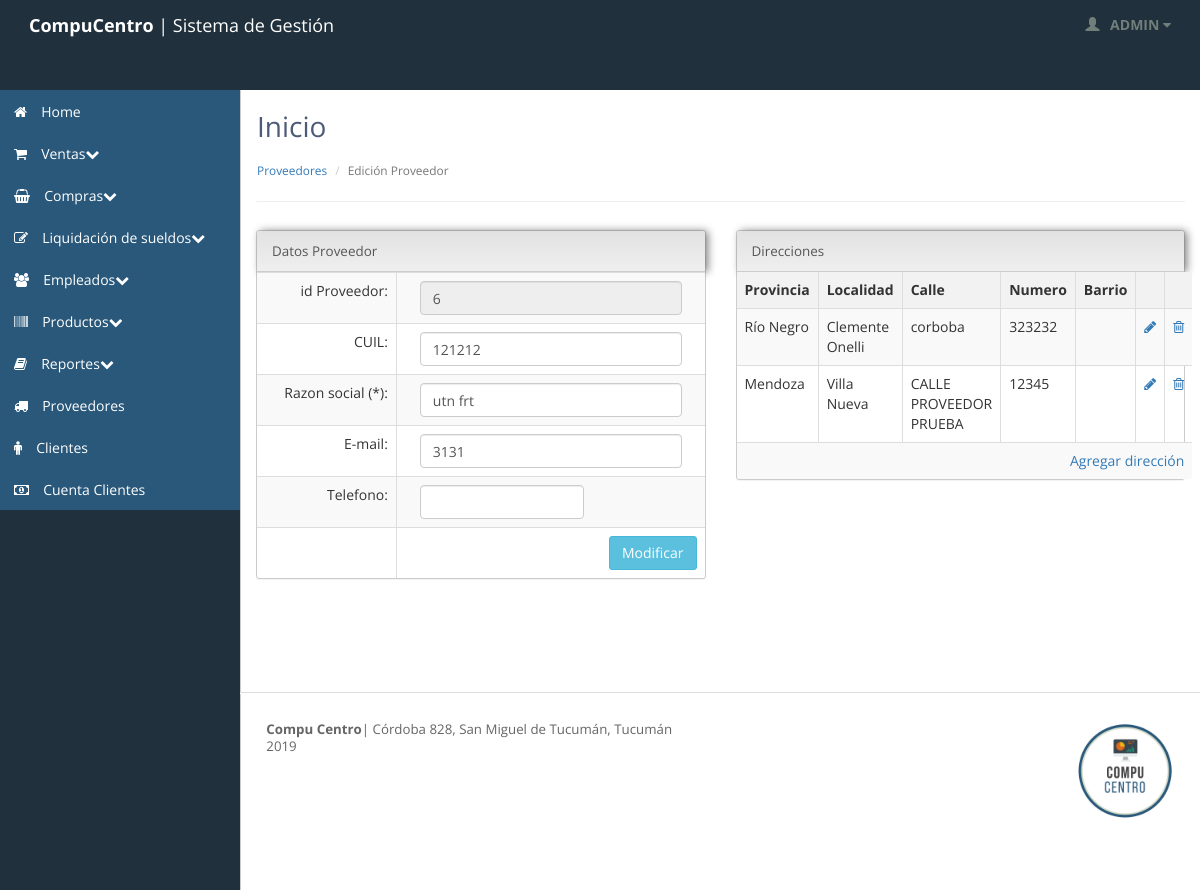
Screenshot of /proveedor_edicion.php?idproveedor=6 (signed in) with the database file from the repository.
### tables this page shows
CREATE TABLE `proveedor` (
  `idproveedor` int(11) NOT NULL,
  `razonsocialproveedor` varchar(45) NOT NULL,
  `cuilproveedor` varchar(45) NOT NULL,
  `mailproveedor` varchar(45) DEFAULT NULL,
  `telefonoproveedor` varchar(45) DEFAULT NULL,
  `direccion_iddireccion` int(11) NOT NULL,
  `estado` int(11) NOT NULL,
  `tipo_idtipo` int(11) DEFAULT NULL
);

CREATE TABLE `direccion` (
  `iddireccion` int(11) NOT NULL,
  `calle` varchar(45) NOT NULL,
  `numero` int(11) NOT NULL,
  `manzana` varchar(45) DEFAULT NULL,
  `barrio` varchar(45) DEFAULT NULL,
  `localidad_idlocalidad` int(11) NOT NULL,
  `proveedor_idproveedor` int(11) DEFAULT NULL
);

CREATE TABLE `provincia` (
  `idprovincia` int(11) NOT NULL,
  `nombreprovincia` varchar(45) NOT NULL
);

CREATE TABLE `localidad` (
  `idlocalidad` int(11) NOT NULL,
  `nombrelocalidad` varchar(45) NOT NULL,
  `provincia_idprovincia` int(11) NOT NULL
);

### inc_proveedores/inc_proveedor_editar_direccion.php (the view, shortened to what this page needs)
<?php
$idproveedor=$_GET['idproveedor'];
$direccion="SELECT * FROM direccion
INNER JOIN localidad ON localidad_idlocalidad=idlocalidad
INNER JOIN provincia ON provincia_idprovincia=idprovincia
WHERE proveedor_idproveedor=$idproveedor";
$q_direccion=mysql_query($direccion);
?>
<table class='table table-bordered table-striped'>
	<thead>
		<th>Provincia</th>
		<th>Localidad</th>
		<th>Calle</th>
		<th>Numero</th>
		<th>Barrio</th>
		<th></th>
		<th></th>
	</thead>
	<tbody>
	<?php while ($row_direccion= mysql_fetch_array($q_direccion)) { ?>
		<tr>
			<td class="col-xs-3 col-sm-3 col-md-3 col-lg-3"><?php echo $row_direccion['nombreprovincia']; ?></td>
			<td class="col-xs-3 col-sm-3 col-md-3 col-lg-3"><?php echo $row_direccion['nombrelocalidad']; ?></td>
			<td class="col-xs-2 col-sm-2 col-md-2 col-lg-2"><?php echo $row_direccion['calle']; ?></td>
			<td class="col-xs-1 col-sm-1 col-md-1 col-lg-1"><?php echo $row_direccion['numero']; ?></td>
			<td class="col-xs-1 col-sm-1 col-md-1 col-lg-1"><?php echo $row_direccion['barrio']; ?></td>
			<td class="col-xs-1 col-sm-1 col-md-1 col-lg-1"><a><a href="proveedor_modificar_direccion.php?idproveedor=<?php echo $idproveedor ; ?>&iddireccion=<?php echo $row_direccion['iddireccion'] ; ?>"><i class="fa fa-pencil" aria-hidden="true"></i></a></td>
			<td class="col-xs-1 col-sm-1 col-md-1 col-lg-1"><a><a href="proveedor_eliminar_direccion.php?idproveedor=<?php echo $idproveedor; ?>&iddireccion=<?php echo $row_direccion['iddireccion'] ; ?>"><i class="fa fa-trash-o" aria-hidden="true"></i></a></td>
		</tr>
		<?php } ?>
		<tr>
			<td colspan="8"><div class="pull-right"><a><a href="proveedor_add_direccion.php?idproveedor=<?php echo $idproveedor; ?>">Agregar direcci&oacute;n</a></div></td>
		</tr>
	</tbody>
</table>

### inc_proveedores/inc_proveedor_editar.php (shortened to what this page needs)
<?php
$idproveedor=$_GET['idproveedor'];
$proveedor="SELECT * FROM proveedor WHERE idproveedor=$idproveedor";
$q_proveedor=mysql_query($proveedor);
$row_proveedor= mysql_fetch_array($q_proveedor);
?>
<table class='table table-bordered table-striped'>
<form action="proveedor_editar_ok.php" method="POST">
<tr>
	<td><div align='right'>id Proveedor: </td>
	<td><div class="col-xs-12 col-sm-12 col-md-12 col-lg-12"><input class="form-control" type="text" value="<?php echo $idproveedor; ?>" name="idprov" readonly></div></td>
</tr>
<tr>
	<td><div align='right'>CUIL: </div></td>
	<td><div class="col-xs-12 col-sm-12 col-md-12 col-lg-12"><input class="form-control" type="text" name="cuilproveedor" value="<?php echo $row_proveedor['cuilproveedor'] ?>"></div></td>
</tr>
<tr>
	<td><div align='right'>Razon social (*): </div></td>
	<td><div class="col-xs-12 col-sm-12 col-md-12 col-lg-12"><input class="form-control" type="text" name="razonsocialproveedor" required="required" value="<?php echo $row_proveedor['razonsocialproveedor'] ?>"></div></td>
</tr>
<tr>
	<td><div align='right'>E-mail: </div></td>
	<td><div class="col-xs-12 col-sm-12 col-md-12 col-lg-12"><input class="form-control" type="email" name="mailproveedor" value="<?php echo $row_proveedor['mailproveedor'] ?>"></div></td>
</tr>
<tr>
	<td><div align='right'>Telefono: </div></td>
	<td><div class="col-xs-8 col-sm-8 col-md-8 col-lg-8"><input class="form-control" type="text" name="telefonoproveedor" size="25" value="<?php echo $row_proveedor['telefonoproveedor'] ?>" ></div></td>
</tr>
<tr>
	<td></td>
	<td><input type="submit" class="btn btn-info pull-right" name="button" id="button" value="Modificar"></td>
</tr>
</form>
</table>

### stylesheets/theme.css (style rules this page uses)
body { background: #20303c; background-position: initial initial; background-repeat: initial initial; margin: 0px; padding: 0px; }
body, h1, h2, h3, h4, h5, h6, p, a, .h1, .h2, .h3, .h4, .h5, .h6 { font-family: 'Open Sans', helvetica, arial, sans-serif; }
tr:nth-child(2n+1) { background-color: #F2F2F3; }
.btn { -webkit-border-radius: 3px; -moz-border-radius: 3px; border-radius: 3px; }

### rows the page displays
proveedor: cuilproveedor "121212", razonsocialproveedor "utn frt", mailproveedor "3131"
direccion: provincia.nombreprovincia "Río Negro", localidad.nombrelocalidad "Clemente Onelli", calle "corboba", numero "323232"
direccion: provincia.nombreprovincia "Mendoza", localidad.nombrelocalidad "Villa Nueva", calle "CALLE PROVEEDOR PRUEBA", numero "12345"

### other values shown
$_SESSION["usuarioactual"] "ADMIN"
